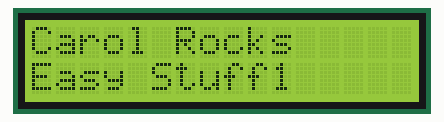
Simulated run of this sketch. Board: Arduino Nano, built with avr-gcc and run on an emulated ATmega328P. Parts: 16×2 character LCD.

Above: at 0.24 s.
At 5.1 s:
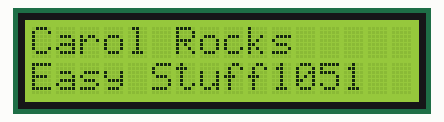
At 9.96 s:
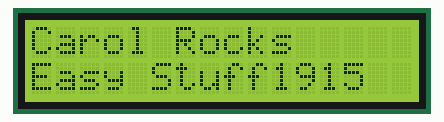
At 19.98 s:
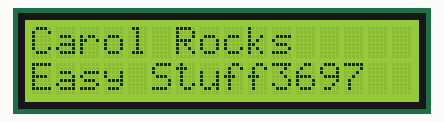
At 29.69 s:
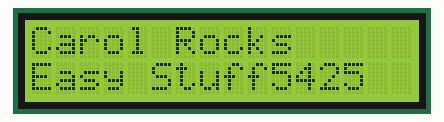
At 39.72 s:
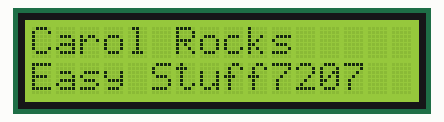

The sketch:

CMSainSmart.ino
```cpp
// (licence header left out)
#include <Wire.h>
#include <LCD.h>
#include <LiquidCrystal_I2C.h>

#define I2C_ADDR    0x3F  // Define I2C Address where the PCF8574A is
#define BACKLIGHT_PIN     3
#define En_pin  2
#define Rw_pin  1
#define Rs_pin  0
#define D4_pin  4
#define D5_pin  5
#define D6_pin  6
#define D7_pin  7

int n = 1;

LiquidCrystal_I2C	lcd(I2C_ADDR,En_pin,Rw_pin,Rs_pin,D4_pin,D5_pin,D6_pin,D7_pin);

void setup()
{
  lcd.begin (16,2);

// Switch on the backlight
  lcd.setBacklightPin(BACKLIGHT_PIN,POSITIVE);
  lcd.setBacklight(HIGH);
  lcd.home ();                   // go home

  lcd.print("Carol Rocks");
  lcd.setCursor ( 0, 1 );        // go to the 2nd line
  lcd.print("Easy Stuff");
  lcd.setCursor ( 0, 2 );        // go to the third line

}

void loop()
{
  // Backlight on/off every 3 seconds
  lcd.setCursor (10,2);        // go col 14 of line 3
  lcd.print(n++,DEC);
  //lcd.setBacklight(LOW);      // Backlight off
  //delay(3000);
  lcd.setBacklight(HIGH);     // Backlight on
  //delay(3000);
}
```
